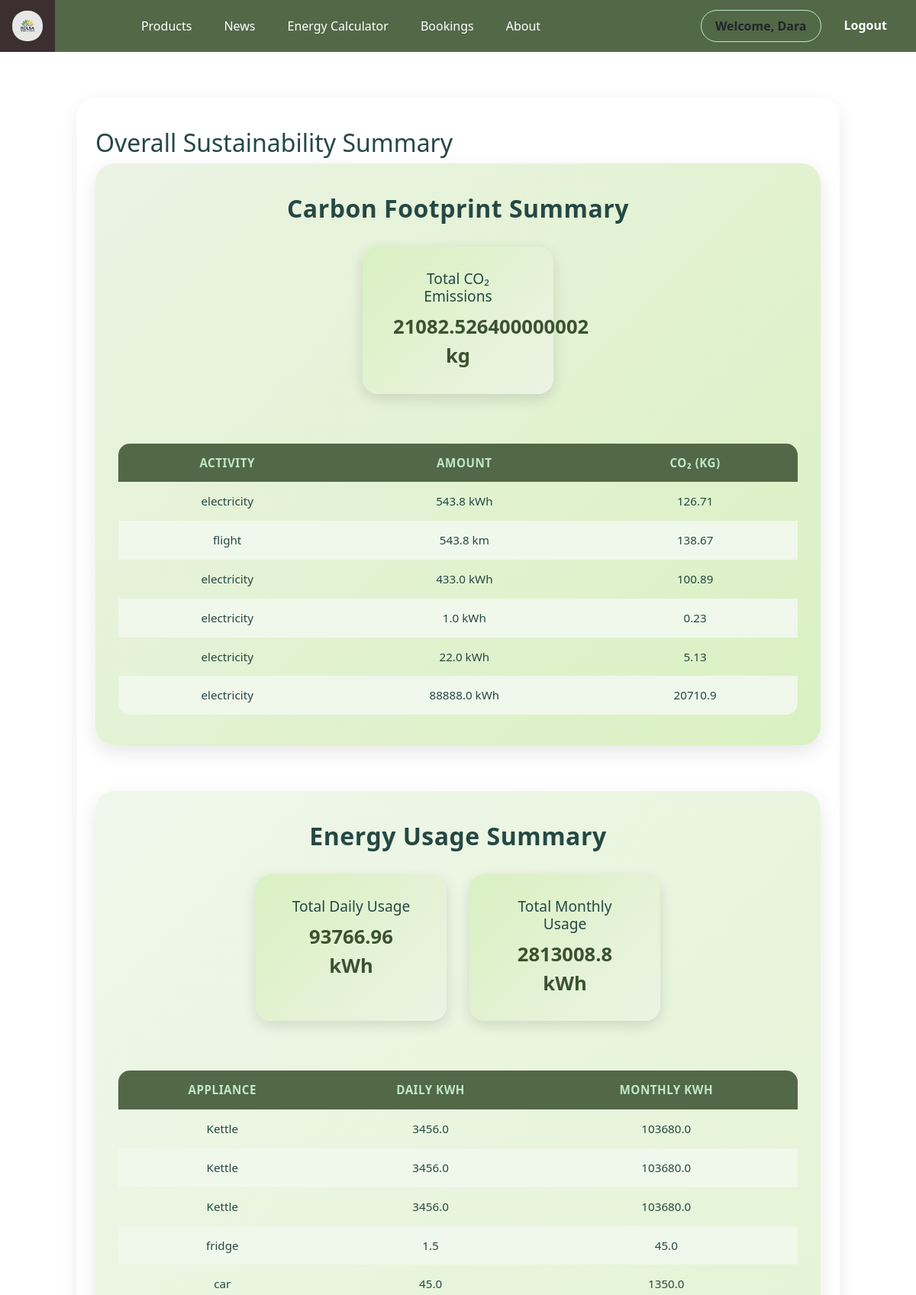
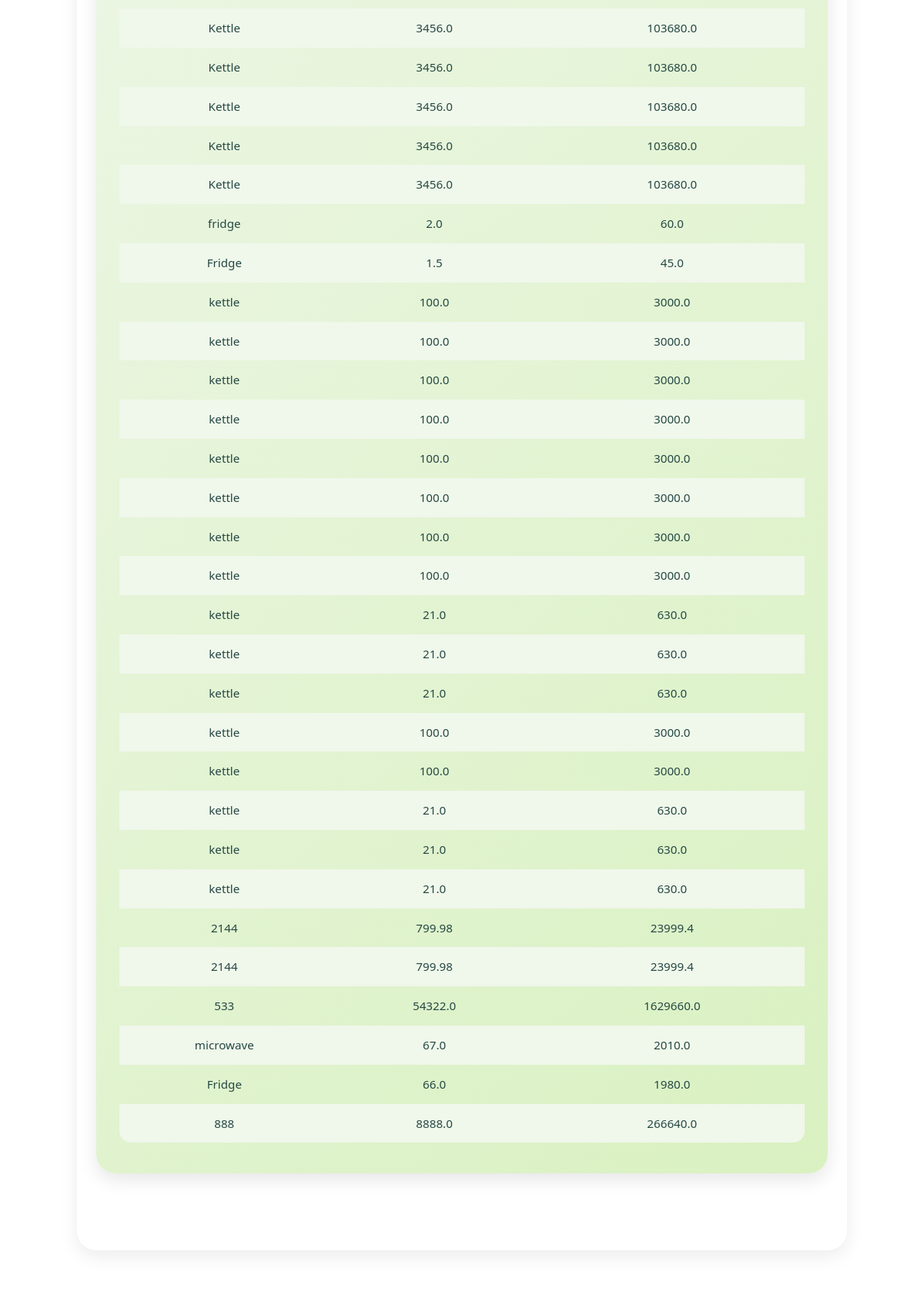
The page /summary (signed in, upper part) on the database its author committed (2 pictures, top to bottom).
### tables this page shows
CREATE TABLE carbon_footprint (
            id INTEGER PRIMARY KEY AUTOINCREMENT,
            activity TEXT,
            amount REAL,
            unit TEXT,
            co2_kg REAL,
            created_at TIMESTAMP DEFAULT CURRENT_TIMESTAMP
        );

CREATE TABLE energy_usage (
            id INTEGER PRIMARY KEY AUTOINCREMENT,
            appliance TEXT,
            daily_kwh REAL,
            monthly_kwh REAL,
            created_at TIMESTAMP DEFAULT CURRENT_TIMESTAMP
        );

### app.py (the view)
@app.route("/summary")
def summary():
    conn = get_db_connection()
    energy_records = conn.execute(
        "SELECT appliance, daily_kwh, monthly_kwh FROM energy_usage"
    ).fetchall()
    energy_totals = conn.execute(
        "SELECT SUM(daily_kwh) AS total_daily, SUM(monthly_kwh) AS total_monthly FROM energy_usage"
    ).fetchone()
    carbon_records = conn.execute(
        "SELECT activity, amount, co2_kg, unit FROM carbon_footprint"
    ).fetchall()
    carbon_total = conn.execute(
        "SELECT SUM(co2_kg) AS total_co2 FROM carbon_footprint"
    ).fetchone()
    conn.close()
    return render_template(
        "summary.html",
        energy_records=energy_records,
        energy_totals=energy_totals,
        carbon_records=carbon_records,
        carbon_total=carbon_total
    )

### app.py (called while the page is built)
def get_db_connection():
    conn = sqlite3.connect(DATABASE)
    conn.row_factory = sqlite3.Row
    return conn

### templates/summary.html
{% extends "base.html" %}
{% block content %}
<section class="page-section">
  <h2 class="page-title">Overall Sustainability Summary</h2>
  <section class="carbon-section">
    <h3 class="section-subtitle">Carbon Footprint Summary</h3>
    <div class="summary-cards">
      <div class="summary-card">
        <h3>Total CO₂ Emissions</h3>
        <p>{{ carbon_total.total_co2 }} kg</p>
      </div>
    </div>
    <div class="table-container">
      <table class="summary-table">
        <thead>
          <tr><th>Activity</th><th>Amount</th><th>CO₂ (kg)</th></tr>
        </thead>
        <tbody>
          {% for row in carbon_records %}
          <tr>
            <td>{{ row.activity }}</td>
            <td>{{ row.amount }} {{ row.unit }}</td>
            <td>{{ row.co2_kg | round(2) }}</td>
          </tr>
          {% endfor %}
        </tbody>
      </table>
    </div>
  </section>
  <section class="energy-section">
    <h3 class="section-subtitle">Energy Usage Summary</h3>
    <div class="summary-cards">
      <div class="summary-card">
        <h3>Total Daily Usage</h3>
        <p>{{ energy_totals.total_daily | round(2) }} kWh</p>
      </div>
      <div class="summary-card">
        <h3>Total Monthly Usage</h3>
        <p>{{ energy_totals.total_monthly | round(2) }} kWh</p>
      </div>
    </div>
    <div class="table-container">
      <table class="summary-table">
        <thead>
          <tr><th>Appliance</th><th>Daily kWh</th><th>Monthly kWh</th></tr>
        </thead>
        <tbody>
          {% for row in energy_records %}
          <tr>
            <td>{{ row.appliance }}</td>
            <td>{{ row.daily_kwh | round(2) }}</td>
            <td>{{ row.monthly_kwh | round(2) }}</td>
          </tr>
          {% endfor %}
        </tbody>
      </table>
    </div>
  </section>
</section>
{% endblock %}

### static/css/style.css (style rules this page uses)
html, body { height: 100%; margin: 0; }
body { display: flex; flex-direction: column; background-color: #ffffff; color: #000000; font-family: 'Times New Roman', Times, serif; }
.page-section { max-width: 700px; margin: 60px auto; padding: 20px; }
.page-title { font-size: 2rem; margin-bottom: 8px; color: #254844; }
.summary-cards { display: flex; justify-content: center; gap: 25px; margin-bottom: 40px; }
.summary-card { background: #ecf3e4; border-radius: 18px; padding: 25px 35px; box-shadow: 0 4px 12px rgba(0,0,0,0.08); flex: 1; min-width: 150px; }
.summary-card h3 { font-size: 1rem; color: #254844; margin-bottom: 8px; }
.summary-card p { font-size: 1.4rem; font-weight: 600; margin: 0; color: #3b5231; }
.table-container { overflow-x: auto; }
.page-section { max-width: 1000px; margin: 60px auto; padding: 40px 25px; border-radius: 25px; background: #fff; box-shadow: 0 8px 25px rgba(0,0,0,0.08); }
.carbon-section, .energy-section { padding: 40px 30px; border-radius: 25px; box-shadow: 0 8px 25px rgba(0,0,0,0.1); margin-bottom: 60px; transition: transform 0.3s ease, box-shadow 0.3s ease; }
.carbon-section { background: linear-gradient(135deg, #ecf3e4 0%, #d9f1c1 100%); }
.energy-section { background: linear-gradient(135deg, #f0f7eb 0%, #d9f1c1 100%); }
.section-subtitle { font-size: 2rem; color: #254844; text-align: center; margin-bottom: 30px; font-weight: 700; letter-spacing: 0.5px; }
.summary-cards { display: flex; justify-content: center; flex-wrap: wrap; gap: 30px; margin-bottom: 40px; }
.summary-card { background: linear-gradient(135deg, #d9f1c1 0%, #ecf3e4 100%); border-radius: 20px; padding: 30px 40px; box-shadow: 0 6px 18px rgba(0,0,0,0.12); flex: 1 1 200px; max-width: 250px; text-align: center; transition: transform 0.3s ease, box-shadow 0.3s ease; }
.summary-card h3 { font-size: 1.2rem; color: #254844; margin-bottom: 10px; }
.summary-card p { font-size: 1.6rem; font-weight: 700; color: #3b5231; margin: 0; }
.summary-table { width: 100%; border-collapse: collapse; margin-top: 25px; border-radius: 15px; overflow: hidden; font-size: 0.95rem; }
.summary-table th, .summary-table td { padding: 14px 18px; text-align: center; }
.summary-table th { background-color: #526847; color: #bfe9c8; font-weight: 600; text-transform: uppercase; letter-spacing: 0.5px; }
.summary-table tr:nth-child(even) { background-color: #f0f7eb; }
.summary-table td { color: #254844; font-weight: 500; }

### rows shown on the page
carbon_footprint: activity "electricity", amount "543.8", unit "kWh", co2_kg "126.71"
carbon_footprint: activity "flight", amount "543.8", unit "km", co2_kg "138.67"
carbon_footprint: activity "electricity", amount "433.0", unit "kWh", co2_kg "100.89"
carbon_footprint: activity "electricity", amount "1.0", unit "kWh", co2_kg "0.23"
carbon_footprint: activity "electricity", amount "22.0", unit "kWh", co2_kg "5.13"
carbon_footprint: activity "electricity", amount "88888.0", unit "kWh", co2_kg "20710.9"
energy_usage: appliance "Kettle", daily_kwh "3456.0", monthly_kwh "103680.0"
energy_usage: appliance "Kettle", daily_kwh "3456.0", monthly_kwh "103680.0"
energy_usage: appliance "Kettle", daily_kwh "3456.0", monthly_kwh "103680.0"
energy_usage: appliance "fridge", daily_kwh "1.5", monthly_kwh "45.0"
energy_usage: appliance "car", daily_kwh "45.0", monthly_kwh "1350.0"
energy_usage: appliance "Kettle", daily_kwh "3456.0", monthly_kwh "103680.0"
energy_usage: appliance "Kettle", daily_kwh "3456.0", monthly_kwh "103680.0"
energy_usage: appliance "Kettle", daily_kwh "3456.0", monthly_kwh "103680.0"
energy_usage: appliance "Kettle", daily_kwh "3456.0", monthly_kwh "103680.0"
energy_usage: appliance "Kettle", daily_kwh "3456.0", monthly_kwh "103680.0"
energy_usage: appliance "fridge", daily_kwh "2.0", monthly_kwh "60.0"
energy_usage: appliance "Fridge", daily_kwh "1.5", monthly_kwh "45.0"
energy_usage: appliance "kettle", daily_kwh "100.0", monthly_kwh "3000.0"
energy_usage: appliance "kettle", daily_kwh "100.0", monthly_kwh "3000.0"
energy_usage: appliance "kettle", daily_kwh "100.0", monthly_kwh "3000.0"
energy_usage: appliance "kettle", daily_kwh "100.0", monthly_kwh "3000.0"
energy_usage: appliance "kettle", daily_kwh "100.0", monthly_kwh "3000.0"
energy_usage: appliance "kettle", daily_kwh "100.0", monthly_kwh "3000.0"
energy_usage: appliance "kettle", daily_kwh "100.0", monthly_kwh "3000.0"
energy_usage: appliance "kettle", daily_kwh "100.0", monthly_kwh "3000.0"
energy_usage: appliance "kettle", daily_kwh "21.0", monthly_kwh "630.0"
energy_usage: appliance "kettle", daily_kwh "21.0", monthly_kwh "630.0"
energy_usage: appliance "kettle", daily_kwh "21.0", monthly_kwh "630.0"
energy_usage: appliance "kettle", daily_kwh "100.0", monthly_kwh "3000.0"
energy_usage: appliance "kettle", daily_kwh "100.0", monthly_kwh "3000.0"
energy_usage: appliance "kettle", daily_kwh "21.0", monthly_kwh "630.0"
energy_usage: appliance "kettle", daily_kwh "21.0", monthly_kwh "630.0"
energy_usage: appliance "kettle", daily_kwh "21.0", monthly_kwh "630.0"
energy_usage: appliance "2144", daily_kwh "799.98", monthly_kwh "23999.4"
energy_usage: appliance "2144", daily_kwh "799.98", monthly_kwh "23999.4"
energy_usage: appliance "533", daily_kwh "54322.0", monthly_kwh "1629660.0"
energy_usage: appliance "microwave", daily_kwh "67.0", monthly_kwh "2010.0"
energy_usage: appliance "Fridge", daily_kwh "66.0", monthly_kwh "1980.0"
energy_usage: appliance "888", daily_kwh "8888.0", monthly_kwh "266640.0"

### other values the page prints
{{ session['user_name'] }} "Dara"
{{ carbon_total.total_co2 }} "21082.526400000002"
{{ energy_totals.total_daily | round(2) }} "93766.96"
{{ energy_totals.total_monthly | round(2) }} "2813008.8"
